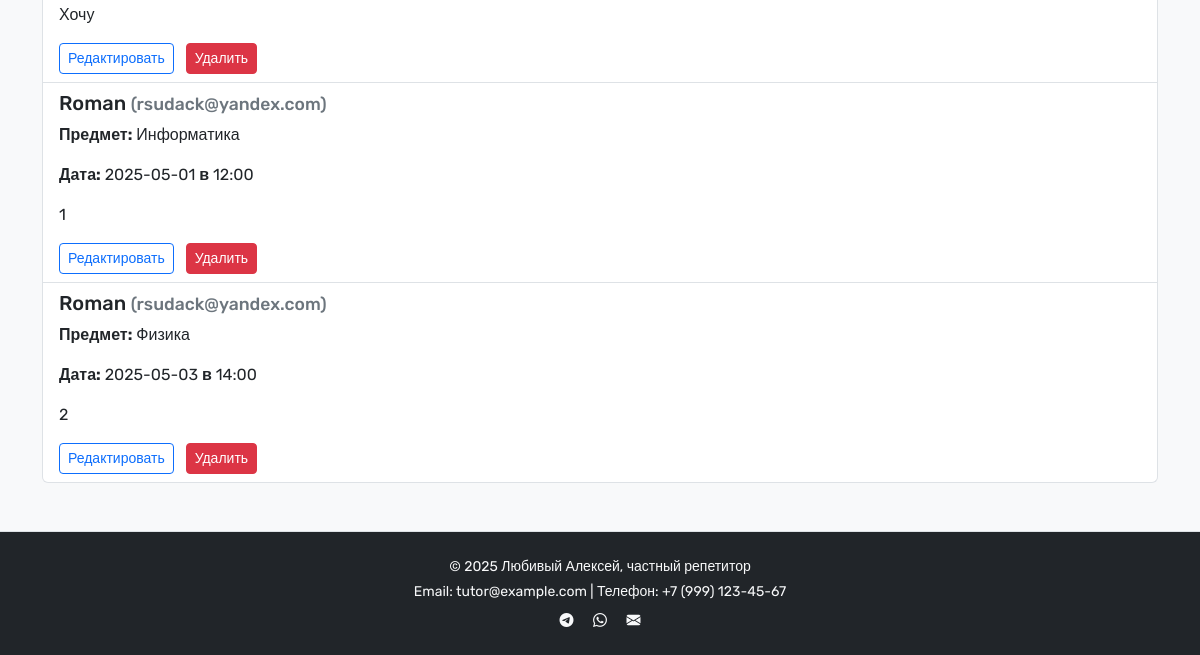
Before: /admin/applications (signed in, lower part) with the older database file.
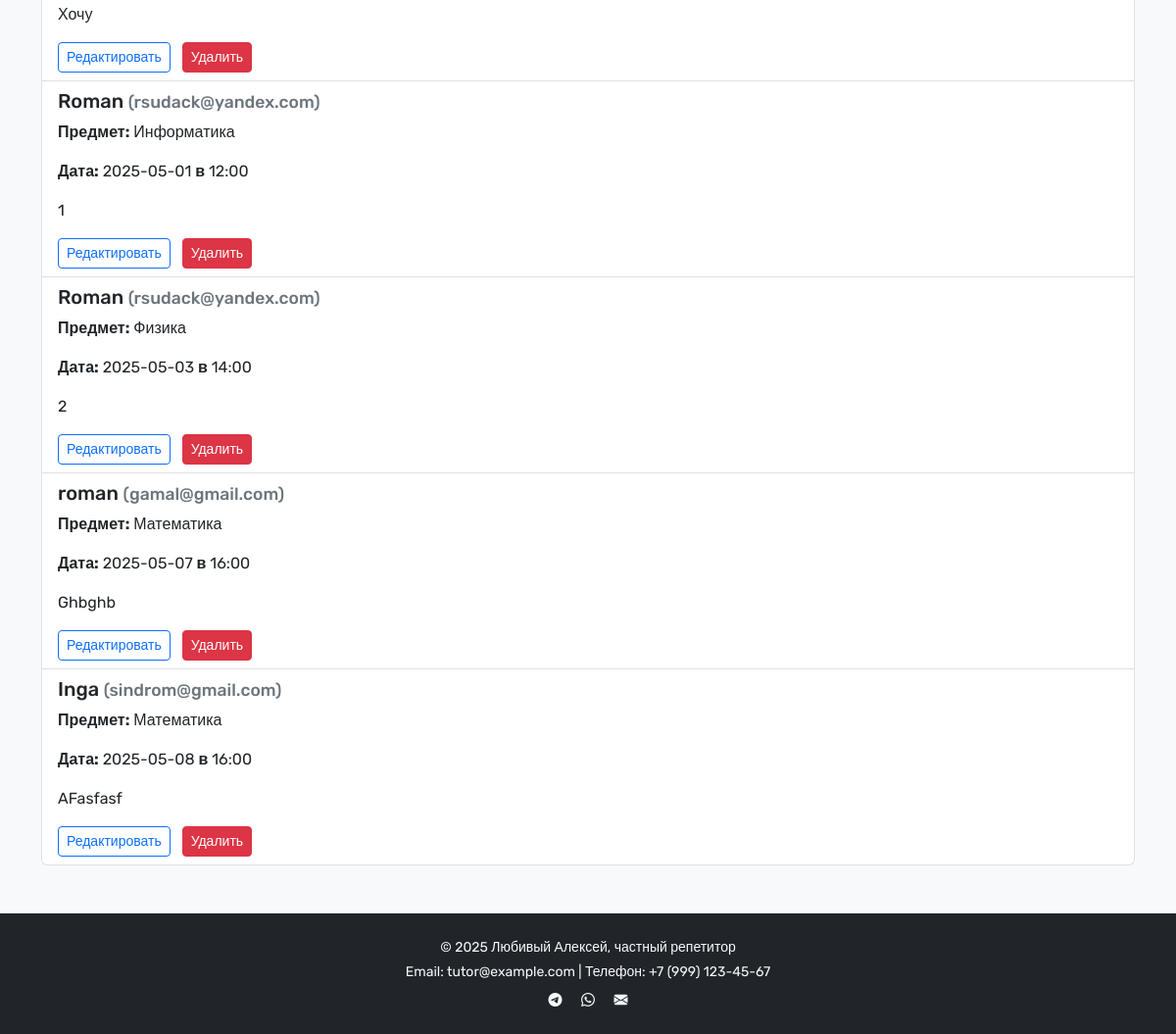
After: the same page with the newer database file.
### app.py (models this page shows, shortened)
class Signup(db.Model):
    id = db.Column(db.Integer, primary_key=True)
    name = db.Column(db.String(100), nullable=False)
    email = db.Column(db.String(120), nullable=False)
    subject = db.Column(db.String(100), nullable=False)
    preferred_date = db.Column(db.String(20), nullable=True)
    preferred_time = db.Column(db.String(20), nullable=True)
    message = db.Column(db.Text, nullable=False)
    date_created = db.Column(db.DateTime, default=datetime.now(timezone.utc))

### app.py (the view)
@app.route("/admin/applications")
def admin_applications():
    if not session.get("logged_in"):
        return redirect("/login")
    records = Signup.query.all()
    return render_template("admin.html", records=records)

### app.py (called while the page is built)
@app.context_processor
def inject_now():
    return {'now': datetime.now}

### templates/admin.html (shortened to what this page needs)
{% extends 'base.html' %}
{% block content %}
{% if records %}
    <div class="list-group">
    {% for entry in records %}
    <div class="list-group-item">
        <h5>{{ entry.name }} <small class="text-muted">({{ entry.email }})</small></h5>
        <p><strong>Предмет:</strong> {{ entry.subject }}</p>
        <p><strong>Дата:</strong> {{ entry.preferred_date }} <strong>в</strong> {{ entry.preferred_time }}</p>
        <p>{{ entry.message }}</p>
        <a href="/admin/applications/edit/{{ entry.id }}" class="btn btn-sm btn-outline-primary me-2">Редактировать</a>
        <a href="/admin/applications/delete/{{ entry.id }}" class="btn btn-danger btn-sm"
           onclick="return confirm('Удалить эту запись?');">Удалить</a>
      </div>
    {% endfor %}
    </div>
{% else %}
    <p class="text-muted">Нет записей.</p>
{% endif %}
{% endblock %}

Changed rows visible on the page:
added Signup: name "roman", email "gamal@gmail.com", subject "Математика", preferred_date "2025-05-07", preferred_time "16:00", message "Ghbghb"
added Signup: name "Inga", email "sindrom@gmail.com", subject "Математика", preferred_date "2025-05-08", preferred_time "16:00", message "AFasfasf"
